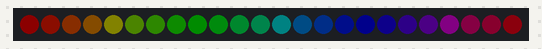
Bench run of a program on a simulated Raspberry Pi Pico running CircuitPython. Parts: 24 RGB LEDs in strip order, left to right. Dim RGB values are drawn brighter than linear.

Above: at 0.01 s.
At 1.57 s:
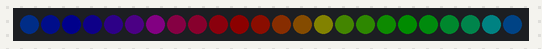
At 3.34 s:
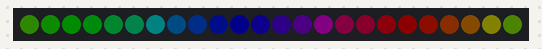
At 7.1 s:
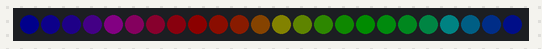
At 10.44 s:
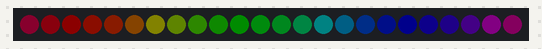
At 14.19 s:
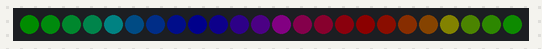

Measured:
- by itself, everything shown: repeats every 13.3 s, in 255 steps

The program:

rainbow_cycle.py
```python
# (licence header left out)
import time
import board
from rainbowio import colorwheel
import neopixel


PIN = board.GP0
BRIGHTNESS = 0.05
PIXELS = 24
ORDER = neopixel.GRBW

my_ring = neopixel.NeoPixel(
    PIN, PIXELS, brightness=BRIGHTNESS, auto_write=False, pixel_order=ORDER
)


def rainbow_cycle(pixels, wait):
    for j in range(255):
        for i in range(PIXELS):
            rc_index = (i * 256 // PIXELS) + j * 5
            pixels[i] = colorwheel(rc_index & 255)
        pixels.show()
        time.sleep(wait)


# Increase the number to slow down the color chase
RAINBOW_CYCLE_WAIT = 0.05

while True:
    rainbow_cycle(my_ring, RAINBOW_CYCLE_WAIT)
```
